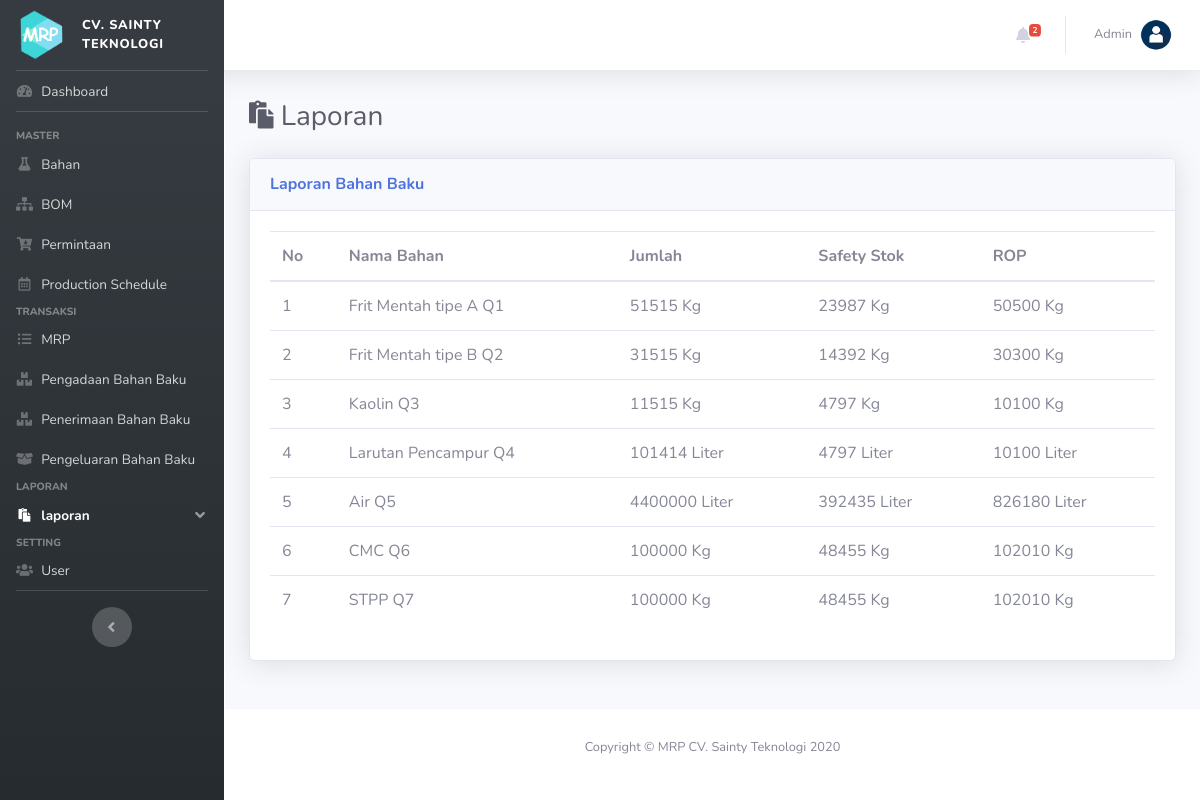
The app's page /index.php?p=laporan&ket=bahan_baku, older data.
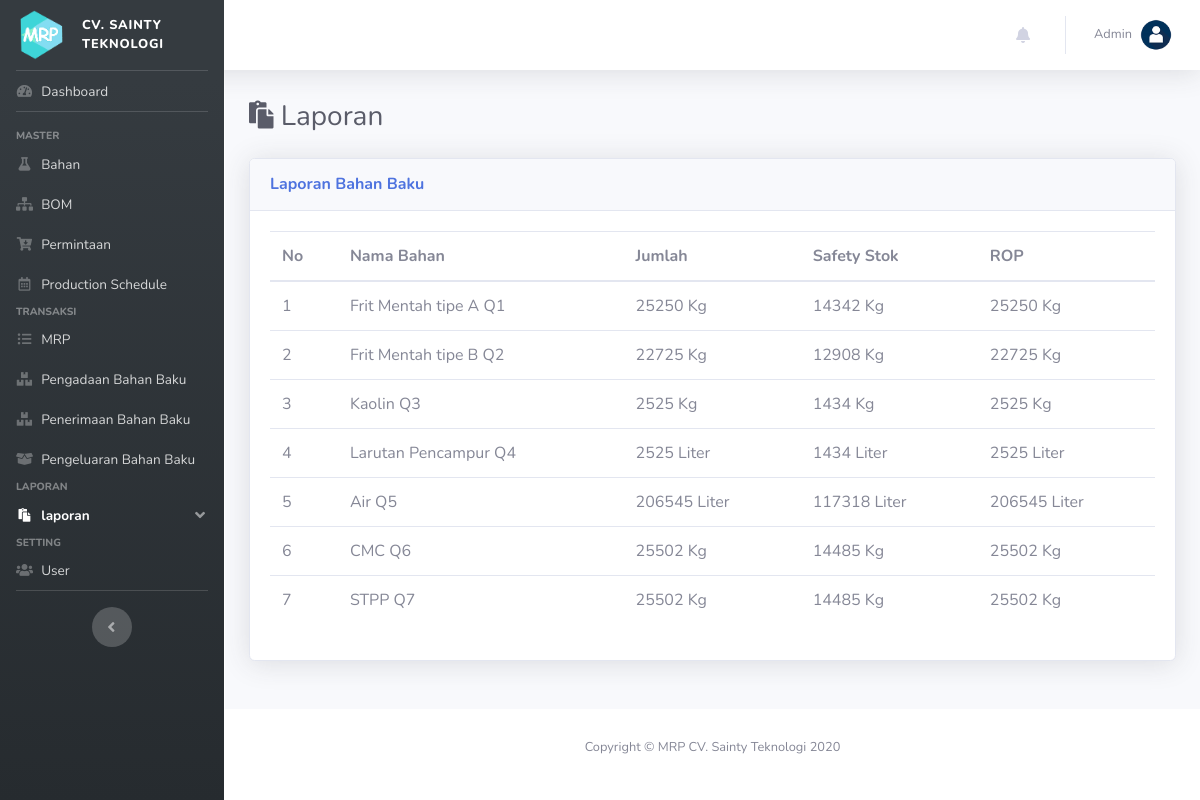
The same page, newer data.
### tables this page shows
CREATE TABLE IF NOT EXISTS `bahan` (
  `id_bahan` int(11) NOT NULL AUTO_INCREMENT,
  `nama_bahan` varchar(200) DEFAULT NULL,
  `satuan` varchar(200) DEFAULT NULL,
  `jumlah` double DEFAULT NULL,
  `ss` double(22,0) DEFAULT NULL,
  `rop` double(22,0) DEFAULT NULL,
  `LT` int(11) DEFAULT NULL,
  PRIMARY KEY (`id_bahan`)
);

### pages/laporan/bahan_baku.php (the view)
<table class="table">
    <thead>
        <tr>
            <th>No</th>
            <th>Nama Bahan</th>
            <th>Jumlah</th>
            <th>Safety Stok</th>
            <th>ROP</th>
        </tr>
    </thead>
    <tbody>
    <?php
        $i=0;
        $sql = "SELECT * FROM bahan";
        $q = mysqli_query($con, $sql);
        while($row = mysqli_fetch_array($q)):
    ?>
        <tr>
            <td><?= ++$i; ?></td>
            <td><?= $row['nama_bahan']; ?></td>
            <td><?= $row['jumlah'].' '.$row['satuan']; ?></td>
            <td><?= $row['ss'].' '.$row['satuan']; ?></td>
            <td><?= $row['rop'].' '.$row['satuan']; ?></td>
        </tr>
    <?php endwhile; ?>
    </tbody>
</table>

### pages/notification.php (shortened to what this page needs)
<?php
    $sql = "SELECT * FROM bahan";
    $q = mysqli_query($con, $sql);
    $data = [];
    while($row = mysqli_fetch_array($q)){
        if($row['rop']>$row['jumlah']){
            array_push($data, array(
                                    'id_bahan' => $row['id_bahan'],
                                    'nama_bahan' => $row['nama_bahan'],
                                    ));
        }
    }
    $nr = sizeof($data);
?>
<li class="nav-item dropdown no-arrow mx-1">
    <a class="nav-link dropdown-toggle" href="#" id="alertsDropdown" role="button" data-toggle="dropdown" aria-haspopup="true" aria-expanded="false">
        <i class="fas fa-bell fa-fw"></i>
        <?php if($nr>0):?>
        <span class="badge badge-danger badge-counter"><?= $nr; ?></span>
        <?php endif;?>
    </a>
</li>

Row changes from the older to the newer data that the page shows:
changed bahan "Frit Mentah tipe A Q1": jumlah "51515" → "25250"; ss "23987" → "14342"; rop "50500" → "25250"
changed bahan "Frit Mentah tipe B Q2": jumlah "31515" → "22725"; ss "14392" → "12908"; rop "30300" → "22725"
changed bahan "Kaolin Q3": jumlah "11515" → "2525"; ss "4797" → "1434"; rop "10100" → "2525"
changed bahan "Larutan Pencampur Q4": jumlah "101414" → "2525"; ss "4797" → "1434"; rop "10100" → "2525"
changed bahan "Air Q5": jumlah "4400000" → "206545"; ss "392435" → "117318"; rop "826180" → "206545"
changed bahan "CMC Q6": jumlah "100000" → "25502"; ss "48455" → "14485"; rop "102010" → "25502"
changed bahan "STPP Q7": jumlah "100000" → "25502"; ss "48455" → "14485"; rop "102010" → "25502"
Text that changed along with them:
$nr: "2" → (not shown)
